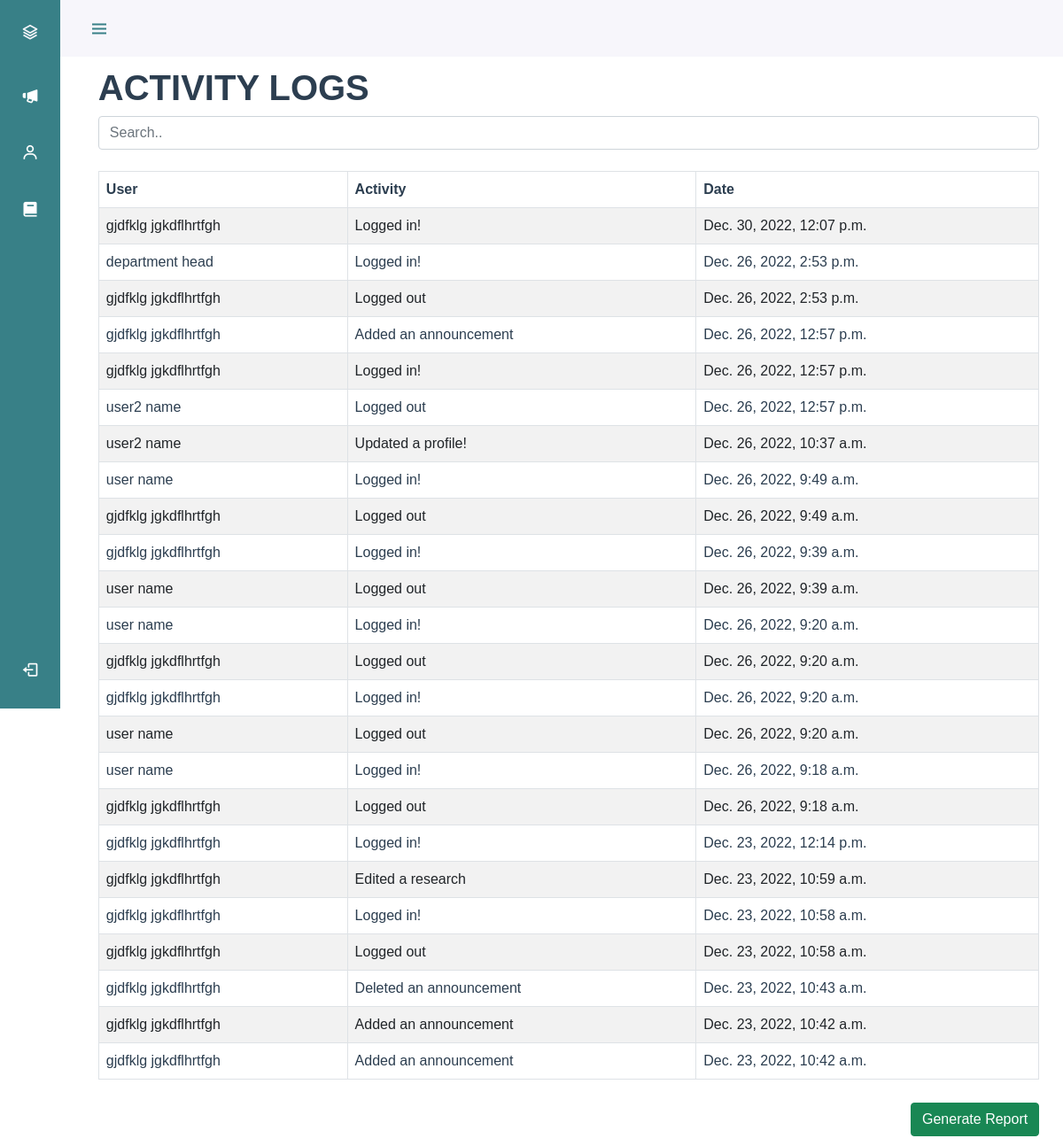
The page /log/ (signed in) on the database its author committed.
### facultyManagementApp/models.py (models this page shows)
class Log(models.Model):
    name = models.CharField(max_length=200)
    activity = models.TextField(max_length=200)
    created = models.DateTimeField(auto_now_add=True)
    def __str__(self):
        return self.activity

### logApp/views.py (the view)
# urls.py: path('', views.index, name="logs")
def index(request):
    logs = Log.objects.all().order_by('-created')
    template_name = getTemplate(request.user.userLevel)
    return render(request, 'logApp/index.html', { 'logs':logs, 'template':template_name })

### facultyManagementApp/globals.py (called while the page is built)
def getTemplate(userLevel):
    if userLevel == 1:
        return "layouts/faculty.html"
    elif userLevel == 2:
        return "layouts/deptHead.html"
    elif userLevel == 3:
        return "layouts/resCoord.html"
    elif userLevel == 4:
        return "layouts/extCoord.html"
    else:
        return "layouts/admin.html"

### logApp/templates/logApp/index.html (shortened to what this page needs)
{% extends template %}
{% block content %}
  <div id="content" style="padding:1%;">
      <h1 style="color:#2c3e50;font-weight: bold;" id="title">ACTIVITY LOGS</h1>
      <div class="" style="width:100%">
        <input class="form-control" id="myInput" type="text" placeholder="Search..">
        <br>
        <table class="table table-bordered table-striped table table-hover" style="color:#2c3e50" id="main-table">
          <thead>
            <tr>
              <th>User</th>
              <th>Activity</th>
              <th>Date</th>
            </tr>
          </thead>
          <tbody id="myTable">
          {% for log in logs %}
        <tr>
            <td>{{log.name}}</td>
            <td>{{log}}</td>
            <td>{{log.created}}</td>
        </tr>
          {% endfor %}
          </tbody>
        </table>
      <button type="button" onclick="report('Activity-Logs_Report')" class="btn btn-success" style="margin-top:1%;margin-bottom:1%;float:right;">Generate Report</button>
      </div>
      </div>
{% endblock content %}

### static/css/facultyLayout.css (style rules this page uses)
:root { --header-height: 3rem;--nav-width: 68px; --first-color: #388087;--first-color-light: white;--white-color: #F7F6FB;--body-font: 'Montserrat', sans-serif;--normal-font-size: 1rem;--z-fixed: 100 }
body { position: relative;margin: var(--header-height) 0 0 0;padding: 0 1rem;font-family: var(--body-font); font-size: var(--normal-font-size);transition: .5s }
@media screen and (min-width: 768px) { body { margin: calc(var(--header-height) + 1rem) 0 0 0;padding-left: calc(var(--nav-width) + 2rem) } }

### rows shown on the page
Log: name "gjdfklg jgkdflhrtfgh", activity "Logged in!", created "Dec. 30, 2022, 12:07 p.m."
Log: name "department head", activity "Logged in!", created "Dec. 26, 2022, 2:53 p.m."
Log: name "gjdfklg jgkdflhrtfgh", activity "Logged out", created "Dec. 26, 2022, 2:53 p.m."
Log: name "gjdfklg jgkdflhrtfgh", activity "Added an announcement", created "Dec. 26, 2022, 12:57 p.m."
Log: name "gjdfklg jgkdflhrtfgh", activity "Logged in!", created "Dec. 26, 2022, 12:57 p.m."
Log: name "user2 name", activity "Logged out", created "Dec. 26, 2022, 12:57 p.m."
Log: name "user2 name", activity "Updated a profile!", created "Dec. 26, 2022, 10:37 a.m."
Log: name "user name", activity "Logged in!", created "Dec. 26, 2022, 9:49 a.m."
Log: name "gjdfklg jgkdflhrtfgh", activity "Logged out", created "Dec. 26, 2022, 9:49 a.m."
Log: name "gjdfklg jgkdflhrtfgh", activity "Logged in!", created "Dec. 26, 2022, 9:39 a.m."
Log: name "user name", activity "Logged out", created "Dec. 26, 2022, 9:39 a.m."
Log: name "user name", activity "Logged in!", created "Dec. 26, 2022, 9:20 a.m."
Log: name "gjdfklg jgkdflhrtfgh", activity "Logged out", created "Dec. 26, 2022, 9:20 a.m."
Log: name "gjdfklg jgkdflhrtfgh", activity "Logged in!", created "Dec. 26, 2022, 9:20 a.m."
Log: name "user name", activity "Logged out", created "Dec. 26, 2022, 9:20 a.m."
Log: name "user name", activity "Logged in!", created "Dec. 26, 2022, 9:18 a.m."
Log: name "gjdfklg jgkdflhrtfgh", activity "Logged out", created "Dec. 26, 2022, 9:18 a.m."
Log: name "gjdfklg jgkdflhrtfgh", activity "Logged in!", created "Dec. 23, 2022, 12:14 p.m."
Log: name "gjdfklg jgkdflhrtfgh", activity "Edited a research", created "Dec. 23, 2022, 10:59 a.m."
Log: name "gjdfklg jgkdflhrtfgh", activity "Logged in!", created "Dec. 23, 2022, 10:58 a.m."
Log: name "gjdfklg jgkdflhrtfgh", activity "Logged out", created "Dec. 23, 2022, 10:58 a.m."
Log: name "gjdfklg jgkdflhrtfgh", activity "Deleted an announcement", created "Dec. 23, 2022, 10:43 a.m."
Log: name "gjdfklg jgkdflhrtfgh", activity "Added an announcement", created "Dec. 23, 2022, 10:42 a.m."
Log: name "gjdfklg jgkdflhrtfgh", activity "Added an announcement", created "Dec. 23, 2022, 10:42 a.m."
